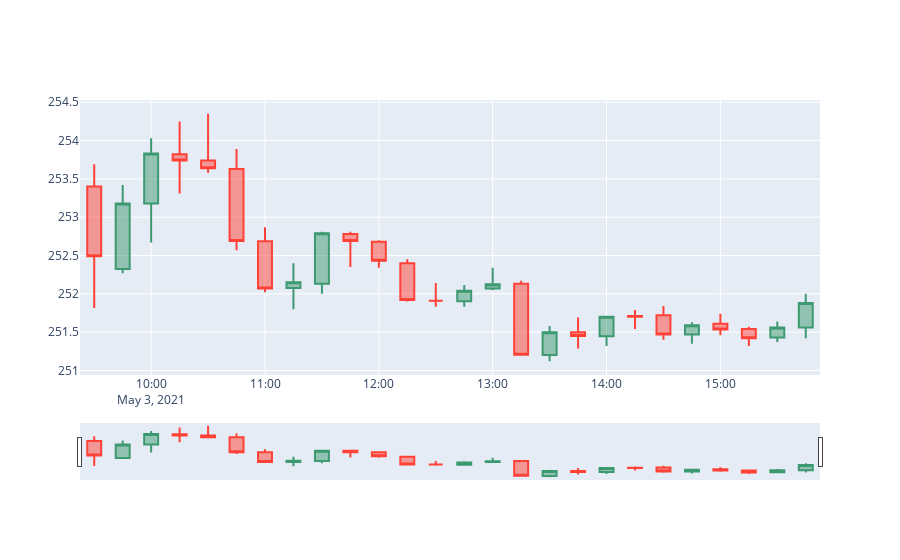

Here is the notebook cell this chart was saved with:
### Markdown cell above
### Visualizing the stock in candlesticks to better understand the data- we can pass the dataframes to understand the plots for every day
### Check  
### we can make use of above list intraday30_data_list for visualizing candle stick for each day

### Code cell
#Visualizing the stock
#15min chart for the MSFT stock for yesterday's movement
## It contains Datatime column as row index in the dataframe so we have to convert rowindex into a column
#convert the index column into column for visualization
#Converting row index into a column-- ignore coverting
intraday30_data_list[0]= intraday30_data_list[0].reset_index()

import plotly.graph_objects as go
import plotly.io as pio
pio.renderers

fig = go.Figure(data=[go.Candlestick(x=intraday30_data_list[0]['Datetime'],
                      open=intraday30_data_list[0]['Open'],
                      high=intraday30_data_list[0]['High'],
                      low=intraday30_data_list[0]['Low'],
                      close=intraday30_data_list[0]['Close'])])

fig.show()

### Figure 1 — Plotly figure (JSON) as saved in the notebook; plotly's stock layout.template omitted (floating-point values rounded to 4 significant figures)
{"data": [{"close": [252.5, 253.2, 253.8, 253.7, 253.6, 252.7, 252.1, 252.1, 252.8, 252.7, 252.4, 251.9, 251.9, 252.0, 252.1, 251.2, 251.5, 251.4, 251.7, 251.7, 251.5, 251.6, 251.5, 251.4, 251.6, 251.9], "high": [253.7, 253.4, 254.0, 254.2, 254.4, 253.9, 252.9, 252.4, 252.8, 252.8, 252.7, 252.4, 252.1, 252.1, 252.3, 252.2, 251.6, 251.7, 251.7, 251.8, 251.8, 251.6, 251.7, 251.6, 251.6, 252], "low": [251.8, 252.3, 252.7, 253.3, 253.6, 252.6, 252.0, 251.8, 252, 252.4, 252.3, 251.9, 251.8, 251.8, 252.0, 251.2, 251.1, 251.3, 251.3, 251.5, 251.4, 251.4, 251.5, 251.3, 251.4, 251.4], "open": [253.4, 252.3, 253.2, 253.8, 253.7, 253.6, 252.7, 252.1, 252.1, 252.8, 252.7, 252.4, 251.9, 251.9, 252.1, 252.1, 251.2, 251.5, 251.4, 251.7, 251.7, 251.5, 251.6, 251.5, 251.4, 251.6], "type": "candlestick", "x": ["2021-05-03T09:30:00-04:00", "2021-05-03T09:45:00-04:00", "2021-05-03T10:00:00-04:00", "2021-05-03T10:15:00-04:00", "2021-05-03T10:30:00-04:00", "2021-05-03T10:45:00-04:00", "2021-05-03T11:00:00-04:00", "2021-05-03T11:15:00-04:00", "2021-05-03T11:30:00-04:00", "2021-05-03T11:45:00-04:00", "2021-05-03T12:00:00-04:00", "2021-05-03T12:15:00-04:00", "2021-05-03T12:30:00-04:00", "2021-05-03T12:45:00-04:00", "2021-05-03T13:00:00-04:00", "2021-05-03T13:15:00-04:00", "2021-05-03T13:30:00-04:00", "2021-05-03T13:45:00-04:00", "2021-05-03T14:00:00-04:00", "2021-05-03T14:15:00-04:00", "2021-05-03T14:30:00-04:00", "2021-05-03T14:45:00-04:00", "2021-05-03T15:00:00-04:00", "2021-05-03T15:15:00-04:00", "2021-05-03T15:30:00-04:00", "2021-05-03T15:45:00-04:00"]}], "layout": {}}
